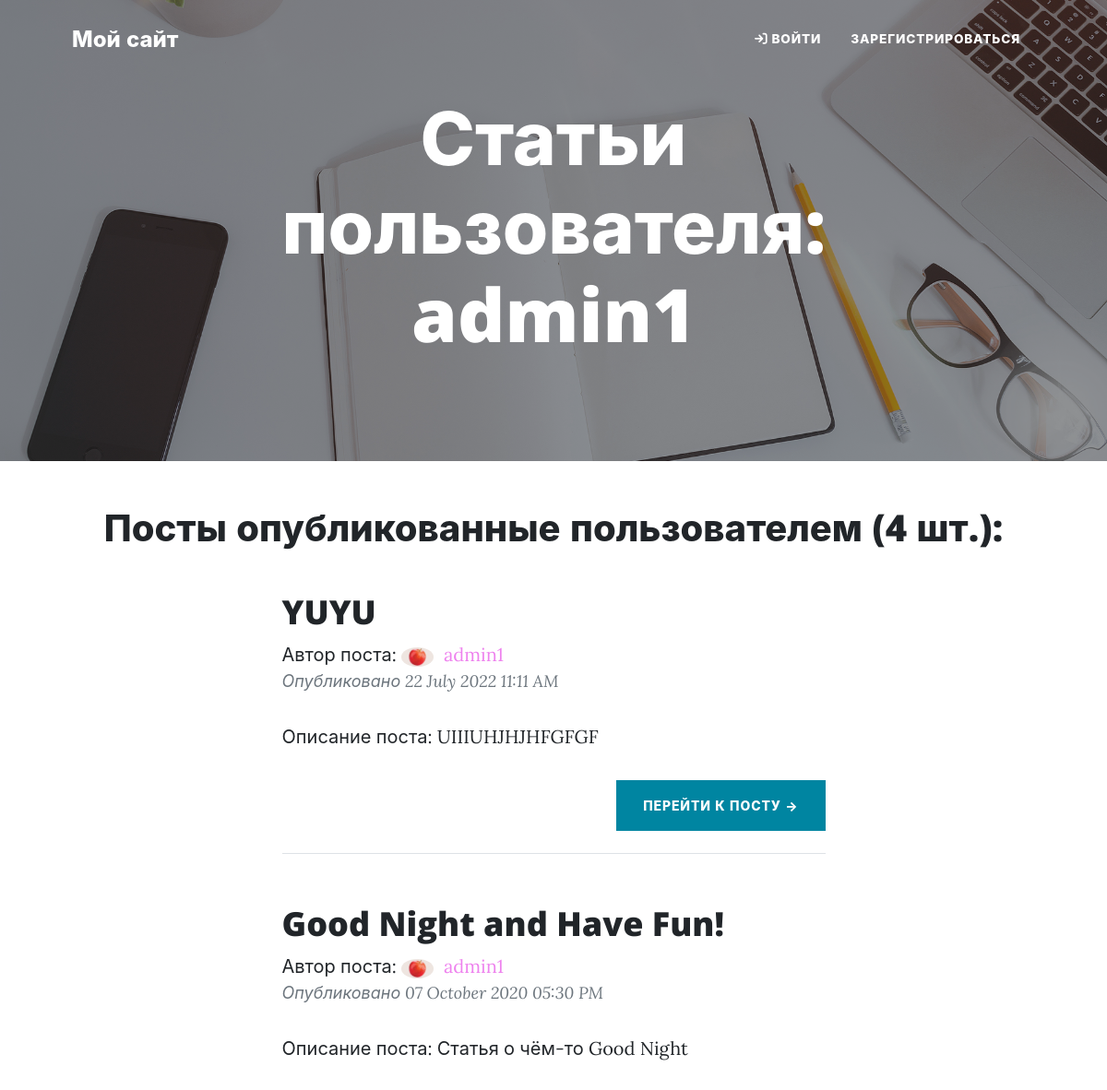
/user/admin1 (upper part), run on an earlier commit of the app's database.
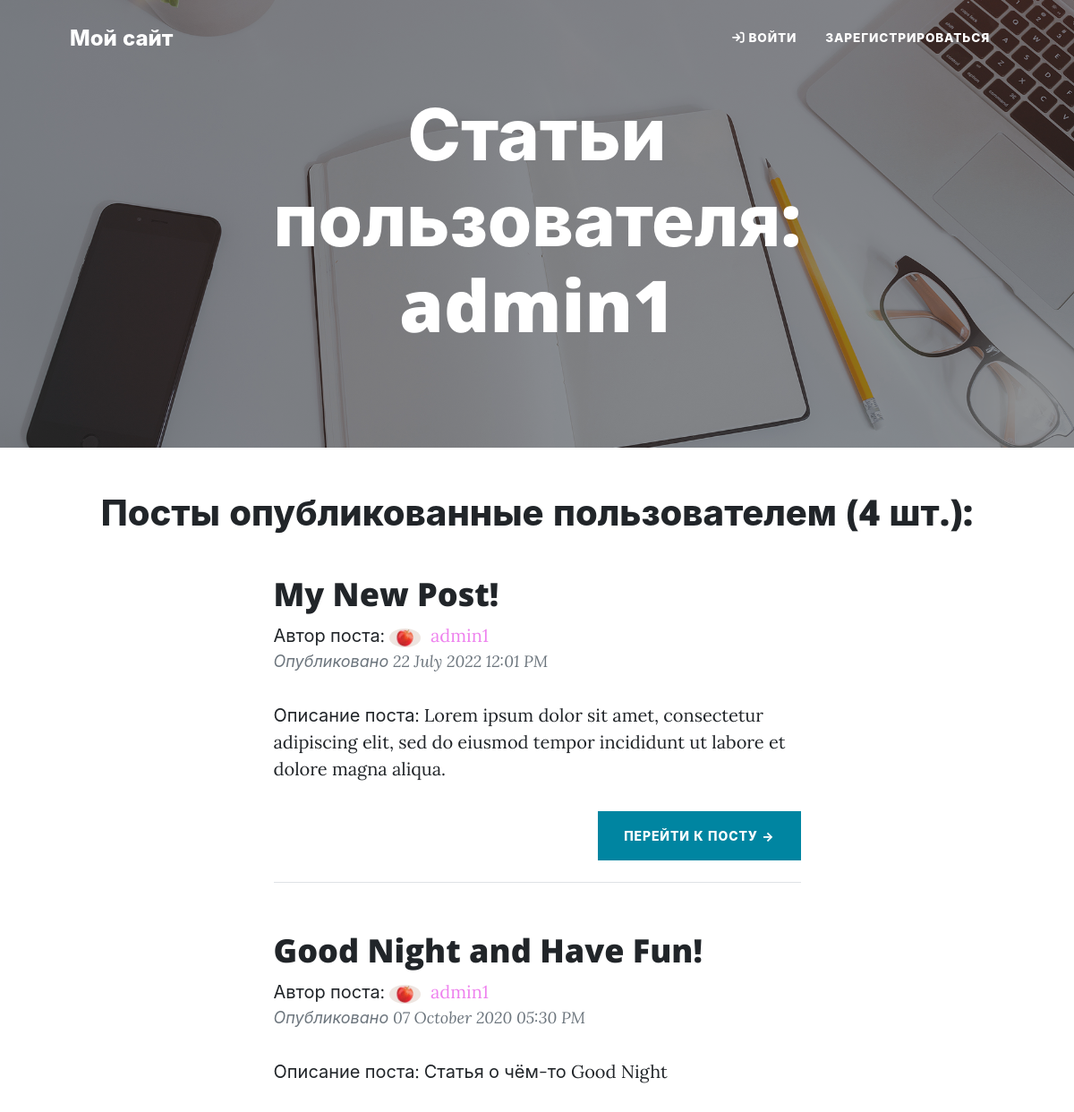
And on a later commit of the database.
### first_flask_project/models.py (models this page shows, shortened)
class User(db.Model, UserMixin):
    id = db.Column(db.Integer, primary_key=True)
    username = db.Column(db.String(30), unique=True, nullable=False)
    email = db.Column(db.String(120), unique=True, nullable=False)
    avatar_image = db.Column(db.String(30), nullable=False,
                             default='default.png')
    password = db.Column(db.String(60), nullable=False)
    posts = db.relationship('Post', backref='author', lazy=True)

class Post(db.Model):
    id = db.Column(db.Integer, primary_key=True)
    title = db.Column(db.String(150), nullable=False)
    created = db.Column(db.DateTime, nullable=False, default=datetime.utcnow)
    description = db.Column(db.Text, nullable=False)
    content = db.Column(db.Text, nullable=False)
    comments = db.relationship('Comment', backref='title', lazy='dynamic')
    user_id = db.Column(db.Integer, db.ForeignKey('user.id'), nullable=False)
    image_file = db.Column(db.String(30), nullable=False,
                           default='default.png')

### first_flask_project/users/routes.py (the view)
@users.route("/user/<string:username>")
def user_posts(username):
    page = request.args.get('page', 1, type=int)
    user = User.query.filter_by(username=username).first_or_404()
    posts = Post.query.filter_by(author=user).order_by(Post.created.desc())\
        .paginate(page=page, per_page=5)
    return render_template('user_posts.html', posts=posts, user=user)

### first_flask_project/templates/user_posts.html (shortened to what this page needs)
{% extends "index.html" %}
{% block header %}
    {% include 'includes/header_allposts_user.html' %}
{% endblock header %}
{% block content %}
    {% include 'includes/allposts_user.html' %}
{% endblock content %}

### first_flask_project/templates/index.html (shortened to what this page needs)
<!DOCTYPE html>
<html lang="en">
    <head>
        <link href="{{ url_for('static', filename='css/styles.css') }}"
              rel="stylesheet"
              type="text/css" />
    </head>
    <body>
        {% block navbar %}
            {% include 'includes/navbar.html' %}
        {% endblock navbar %}
        {% block header %}{% endblock header %}
        {% block content %}{% endblock content %}
    </body>
</html>

### first_flask_project/templates/includes/navbar.html (shortened to what this page needs)
<nav class="navbar navbar-expand-lg navbar-light" id="mainNav">
    <div class="container px-4 px-lg-5">
        <a class="navbar-brand" href="/home">Мой сайт</a>
        <div class="collapse navbar-collapse" id="navbarResponsive">
            <ul class="navbar-nav ms-auto py-4 py-lg-0">
                {% if current_user.is_authenticated %}
                    <li class="nav-item">
                        <a class="nav-link px-lg-3 py-3 py-lg-4"
                           href="{{url_for('posts.allpost') }}"
                           style="font-size: 0.85rem;">
                            <i class="fa fa-th"></i>
                            Посты
                        </a>
                    </li>
                    <li class="nav-item">
                        <a class="nav-link px-lg-3 py-3 py-lg-4"
                           href="{{url_for('posts.new_post') }}"
                           style="font-size: 0.85rem;">
                            <i class="fa fa-plus"></i>
                            Создать пост
                        </a>
                    </li>
                    <li class="nav-item">
                        <a class="nav-link px-lg-3 py-3 py-lg-4"
                           href="{{url_for('users.account') }}"
                           style="font-size: 0.85rem;">
                            <i class="fa fa-user"></i>
                            Профиль
                        </a>
                    </li>
                    <li class="nav-item">
                        <a class="nav-link px-lg-3 py-3 py-lg-4"
                           href="{{ url_for('users.logout') }}"
                           style="font-size: 0.85rem;">
                            <i class="fa fa-sign-out"></i>
                            Выйти
                        </a>
                    </li>
                {% else %}
                    <li class="nav-item">
                        <a class="nav-link px-lg-3 py-3 py-lg-4"
                           href="{{url_for('users.login') }}"
                           style="font-size: 0.85rem;">
                            <i class="fa fa-sign-in"></i>
                            Войти
                        </a>
                    </li>
                    <li class="nav-item">
                        <a class="nav-link px-lg-3 py-3 py-lg-4"
                           href="{{url_for('users.register') }}"
                           style="font-size: 0.85rem;">
                            Зарегистрироваться
                        </a>
                    </li>
                {% endif %}
            </ul>
        </div>
    </div>
</nav>

### first_flask_project/templates/includes/header_allposts_user.html
<header class="masthead"
        style="background-image: url('../static/assets/img/home-bg.jpg')">
    <div class="container position-relative px-4 px-lg-5 "
         style="bottom: 100px">
        <div class="row gx-4 gx-lg-5 justify-content-center">
            <div class="col-md-10 col-lg-8 col-xl-7">
                <div class="site-heading">
                    <h1>Статьи пользователя: {{ user.username }}</h1>
                </div>
            </div>
        </div>
    </div>
</header>

### first_flask_project/templates/includes/allposts_user.html (shortened to what this page needs)
<h1 class="mb-3" style="text-align: center;">
    Посты опубликованные пользователем ({{ posts.total }} шт.):
</h1>
{% for post in posts.items %}
    <div class="container px-4 px-lg-5">
        <div class="row gx-4 gx-lg-5 justify-content-center">
            <div class="col-md-10 col-lg-8 col-xl-7">
                <div class="post-preview">
                    <a href="{{ url_for('posts.post', post_id=post.id) }}">
                        <h2 class="post-title">
                            {{ post.title }}
                        </h2>
                    </a>
                    <div class="media">
                        <div class="media-body">
                            Автор поста:
                            <img class="rounded-circle account-img"
                                     src="{{ url_for('static', filename='profile_pics/' + post.author.avatar_image) }}"
                                     style="width: 6%;">
                            <a href="{{ url_for('users.user_posts', username=post.author.username) }}"
                               style="color: violet;">
                                {{ post.author.username }}
                            </a>
                        </div>
                    </div>
                    <p class="post-meta">
                        Опубликовано
                        {{ post.created.strftime('%d %B %Y %I:%M %p') }}
                    </p>
                    <p>Описание поста: {{ post.description }}</p>
                </div>
                <div class="d-flex justify-content-end mb-4">
                    <a class="btn btn-primary text-uppercase"
                       href="{{ url_for('posts.post', post_id=post.id) }}">
                        Перейти к посту →
                    </a>
                </div>
                <hr class="my-4" />
            </div>
        </div>
    </div>
{% endfor %}

What changed in the data, as far as the page shows it:
removed Post: title "YUYU", avatar_image (picture), author.username "admin1", created "22 July 2022 11:11 AM", description "UIIIUHJHJHFGFGF"
added Post: title "My New Post!", avatar_image (picture), author.username "admin1", created "22 July 2022 12:01 PM", description "Lorem ipsum dolor sit amet, consectetur adipiscing elit, sed do eiusmod tempor incididunt ut labore et dolore magna aliqua."
